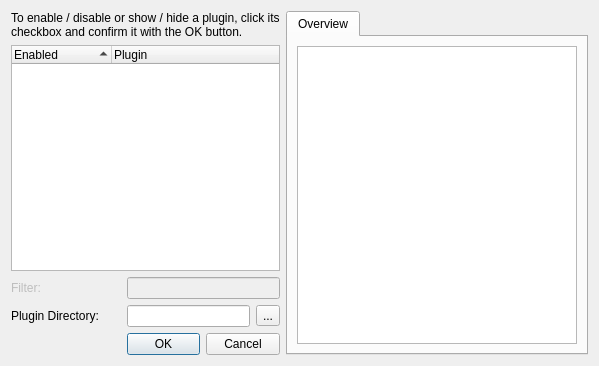
<?xml version="1.0" encoding="UTF-8"?>
<ui version="4.0">
 <class>PluginsManagerDialog</class>
 <widget class="QDialog" name="PluginsManagerDialog">
  <property name="windowModality">
   <enum>Qt::ApplicationModal</enum>
  </property>
  <property name="geometry">
   <rect>
    <x>0</x>
    <y>0</y>
    <width>599</width>
    <height>366</height>
   </rect>
  </property>
  <property name="sizePolicy">
   <sizepolicy hsizetype="Preferred" vsizetype="Preferred">
    <horstretch>0</horstretch>
    <verstretch>0</verstretch>
   </sizepolicy>
  </property>
  <property name="windowTitle">
   <string>Manage Plugins</string>
  </property>
  <property name="modal">
   <bool>true</bool>
  </property>
  <layout class="QHBoxLayout" name="horizontalLayout">
   <item>
    <layout class="QGridLayout" name="gridLayout">
     <item row="0" column="0" colspan="3">
      <widget class="QLabel" name="label_Title">
       <property name="text">
        <string>To enable / disable or show / hide a plugin, click its checkbox and confirm it with the OK button.</string>
       </property>
       <property name="wordWrap">
        <bool>true</bool>
       </property>
      </widget>
     </item>
     <item row="1" column="0" colspan="3">
      <widget class="QTreeWidget" name="treeWidget_Plugins">
       <property name="sizePolicy">
        <sizepolicy hsizetype="Minimum" vsizetype="Minimum">
         <horstretch>1</horstretch>
         <verstretch>1</verstretch>
        </sizepolicy>
       </property>
       <property name="showDropIndicator" stdset="0">
        <bool>true</bool>
       </property>
       <property name="alternatingRowColors">
        <bool>false</bool>
       </property>
       <property name="itemsExpandable">
        <bool>true</bool>
       </property>
       <property name="sortingEnabled">
        <bool>true</bool>
       </property>
       <property name="animated">
        <bool>false</bool>
       </property>
       <property name="allColumnsShowFocus">
        <bool>true</bool>
       </property>
       <attribute name="headerCascadingSectionResizes">
        <bool>false</bool>
       </attribute>
       <attribute name="headerDefaultSectionSize">
        <number>100</number>
       </attribute>
       <attribute name="headerHighlightSections">
        <bool>false</bool>
       </attribute>
       <attribute name="headerMinimumSectionSize">
        <number>27</number>
       </attribute>
       <attribute name="headerShowSortIndicator" stdset="0">
        <bool>true</bool>
       </attribute>
       <attribute name="headerStretchLastSection">
        <bool>true</bool>
       </attribute>
       <column>
        <property name="text">
         <string>Enabled</string>
        </property>
       </column>
       <column>
        <property name="text">
         <string>Plugin</string>
        </property>
       </column>
      </widget>
     </item>
     <item row="2" column="0">
      <widget class="QLabel" name="label_Filter">
       <property name="enabled">
        <bool>false</bool>
       </property>
       <property name="text">
        <string>Filter: </string>
       </property>
      </widget>
     </item>
     <item row="2" column="1" colspan="2">
      <widget class="QLineEdit" name="lineEdit_FilterValue">
       <property name="enabled">
        <bool>false</bool>
       </property>
       <property name="sizePolicy">
        <sizepolicy hsizetype="MinimumExpanding" vsizetype="Fixed">
         <horstretch>0</horstretch>
         <verstretch>0</verstretch>
        </sizepolicy>
       </property>
      </widget>
     </item>
     <item row="3" column="0">
      <widget class="QLabel" name="label_PluginDirectory">
       <property name="text">
        <string>Plugin Directory:</string>
       </property>
      </widget>
     </item>
     <item row="3" column="1">
      <widget class="QLineEdit" name="lineEdit_PluginDirectoryValue">
       <property name="sizePolicy">
        <sizepolicy hsizetype="MinimumExpanding" vsizetype="Fixed">
         <horstretch>0</horstretch>
         <verstretch>0</verstretch>
        </sizepolicy>
       </property>
       <property name="readOnly">
        <bool>true</bool>
       </property>
      </widget>
     </item>
     <item row="3" column="2">
      <widget class="QToolButton" name="toolButton">
       <property name="text">
        <string>...</string>
       </property>
      </widget>
     </item>
     <item row="4" column="1" colspan="2">
      <widget class="QDialogButtonBox" name="buttonBox">
       <property name="standardButtons">
        <set>QDialogButtonBox::Cancel|QDialogButtonBox::Ok</set>
       </property>
      </widget>
     </item>
    </layout>
   </item>
   <item>
    <widget class="QTabWidget" name="tabWidget">
     <property name="sizePolicy">
      <sizepolicy hsizetype="Expanding" vsizetype="Expanding">
       <horstretch>1</horstretch>
       <verstretch>1</verstretch>
      </sizepolicy>
     </property>
     <property name="autoFillBackground">
      <bool>false</bool>
     </property>
     <property name="styleSheet">
      <string notr="true"/>
     </property>
     <property name="currentIndex">
      <number>0</number>
     </property>
     <widget class="QWidget" name="tab_Overview">
      <attribute name="title">
       <string>Overview</string>
      </attribute>
      <layout class="QVBoxLayout" name="verticalLayout">
       <item>
        <widget class="QTextEdit" name="textEdit_Description">
         <property name="sizePolicy">
          <sizepolicy hsizetype="Expanding" vsizetype="Expanding">
           <horstretch>1</horstretch>
           <verstretch>1</verstretch>
          </sizepolicy>
         </property>
         <property name="autoFillBackground">
          <bool>false</bool>
         </property>
         <property name="styleSheet">
          <string notr="true"/>
         </property>
         <property name="readOnly">
          <bool>true</bool>
         </property>
        </widget>
       </item>
      </layout>
     </widget>
    </widget>
   </item>
  </layout>
 </widget>
 <resources/>
 <connections>
  <connection>
   <sender>buttonBox</sender>
   <signal>rejected()</signal>
   <receiver>PluginsManagerDialog</receiver>
   <slot>reject()</slot>
   <hints>
    <hint type="sourcelabel">
     <x>286</x>
     <y>326</y>
    </hint>
    <hint type="destinationlabel">
     <x>286</x>
     <y>176</y>
    </hint>
   </hints>
  </connection>
  <connection>
   <sender>buttonBox</sender>
   <signal>accepted()</signal>
   <receiver>PluginsManagerDialog</receiver>
   <slot>accept()</slot>
   <hints>
    <hint type="sourcelabel">
     <x>286</x>
     <y>326</y>
    </hint>
    <hint type="destinationlabel">
     <x>286</x>
     <y>176</y>
    </hint>
   </hints>
  </connection>
 </connections>
</ui>
